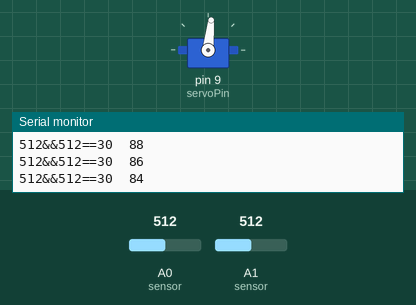
Recording of a sketch running on a simulated Arduino Uno, built with avr-gcc and run on an emulated ATmega328P. On the bench: servo, the last lines printed to the serial monitor. Inputs (shaded band) come from the test bench; at power-on: A1 (sensor) = 512, A0 (sensor) = 512.

Above: at 1.3 s.
1.4 s: A1 (sensor) set to 536
At 1.9 s:
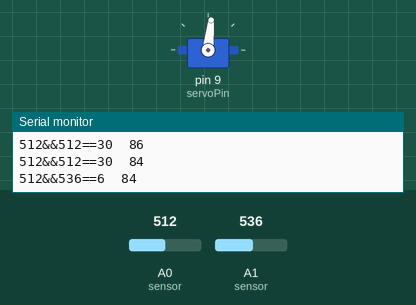
2.9 s: A0 (sensor) set to 541
At 5.8 s:
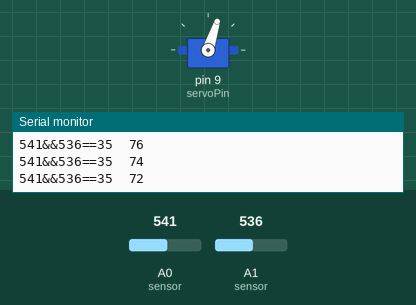
5.9 s: A0 (sensor) set to 499
At 6.4 s:
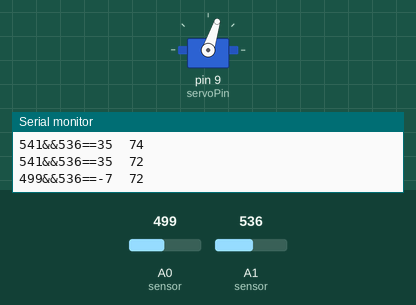
7.4 s: A0 (sensor) set to 476
At 10.3 s:
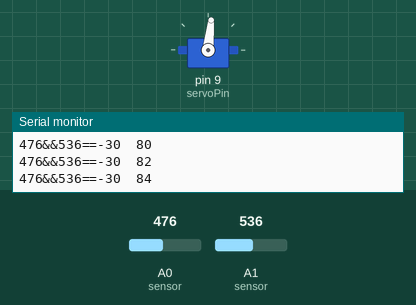
10.4 s: A0 (sensor) set to 716
Timing chart, 0 to 18.5 s (numbered marks = the images above; inputs shaded):
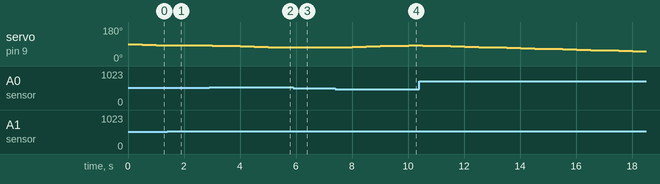

The sketch:

2_lightsensors.ino
```cpp
#include <Servo.h>

#define servoPin  9
int servoval = 90;
Servo myservo;


void setup()
{
  //int servoval = 90;

  Serial.begin(9600); // open serial port, set the baud rate to 9600 bps
  myservo.attach(servoPin);

}
void loop()
{
      int val1;
      int val2;


      //float x = val1-val2;

      val1=analogRead(A0);   //connect grayscale sensor to Analog 0
      val2=analogRead(A1);   //connect grayscale sensor to Analog 0

      int lightval = val1 - val2 + 30 ;
      if (lightval < -20) {
        if (servoval < 180 && servoval > 0) {
          servoval+=2;
        } else if (servoval = 180){
          servoval = 178;
        }
} else if (lightval > 20) {
        if (servoval < 180 && servoval > 0) {
          servoval-=2;
        } }
        myservo.write(servoval);


      Serial.print(val1);//print the value to serial
      Serial.print("&&");//print the value to serial
      Serial.print(val2);//print the value to serial
      Serial.print("==");//print the value to serial
      Serial.print(lightval);//print the value to serial
      Serial.print("  ");//print the value to serial
      Serial.println(servoval);//print the value to serial
      delay(500);
}
```

Measured:
- the behaviour switches between 526 and 527 on A0 (sensor) (found by bisection; images 1 and 2)
- the behaviour switches between 486 and 485 on A0 (sensor) (found by bisection; images 3 and 4)
- after the input at 1.4 s, servo on pin 9 (servoPin): stays 84° (without the input it goes to 82° after 0.10 s)
- after the input at 2.9 s, servo on pin 9 (servoPin): moves from 84° to 72° over 2.5 s, starting after 0.11 s
- after the input at 5.9 s, servo on pin 9 (servoPin): stays 72° (without the input it goes to 70° after 0.11 s)
- after the input at 7.4 s, servo on pin 9 (servoPin): moves from 72° to 84° over 2.5 s, starting after 0.11 s
